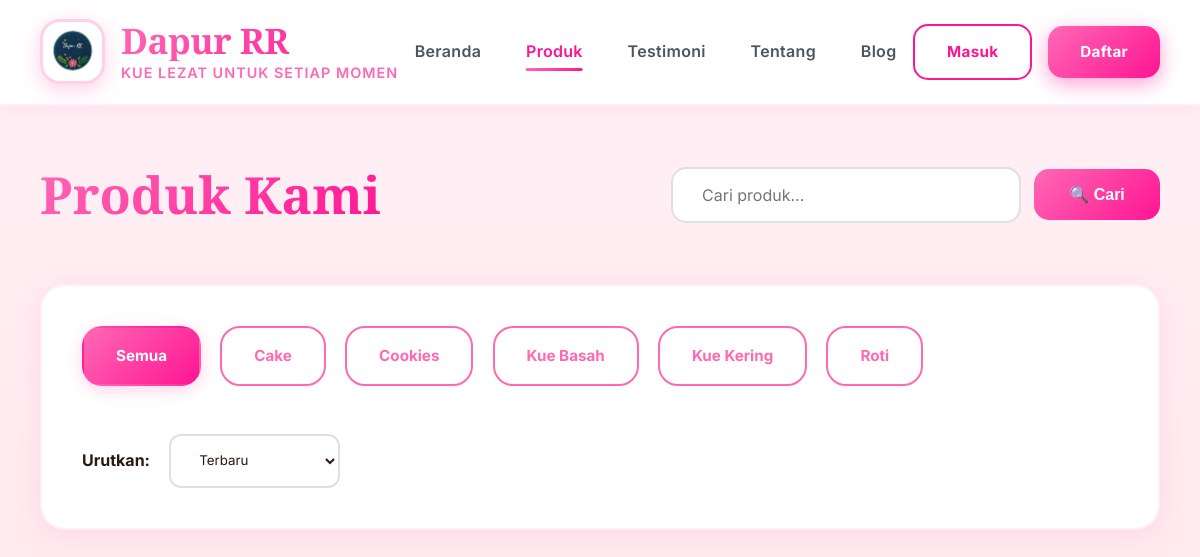
Page /produk.php on the earlier database version.
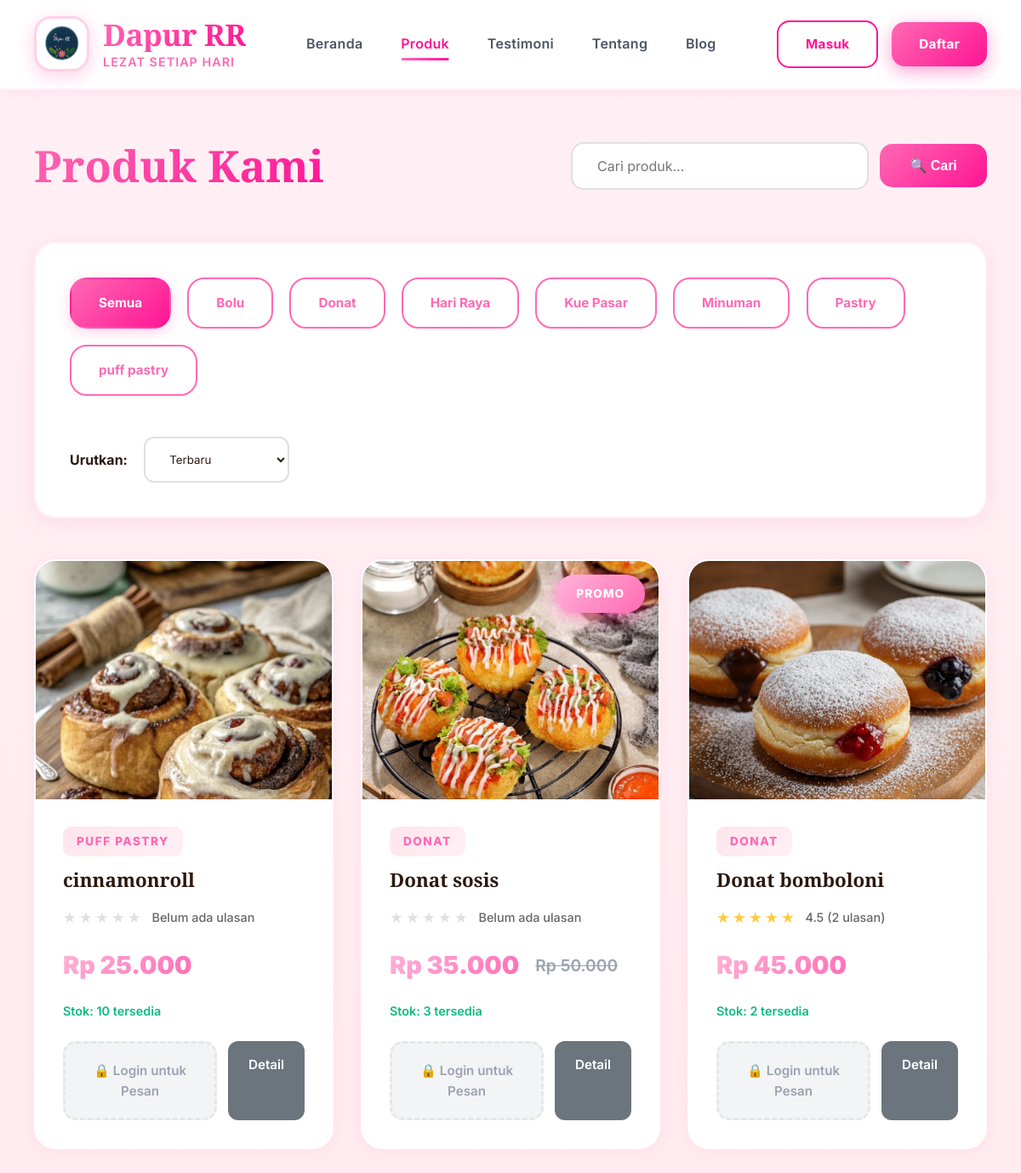
Same page on the later database version.
### tables this page shows
CREATE TABLE `pengaturan` (
  `id` int(11) NOT NULL,
  `nama_toko` varchar(100) DEFAULT 'Dapur RR',
  `tagline` varchar(255) DEFAULT NULL,
  `deskripsi` text DEFAULT NULL,
  `alamat` text DEFAULT NULL,
  `no_telepon` varchar(20) DEFAULT NULL,
  `email` varchar(100) DEFAULT NULL,
  `whatsapp` varchar(20) DEFAULT NULL,
  `logo` varchar(255) DEFAULT NULL,
  `favicon` varchar(255) DEFAULT NULL,
  `maps_embed` text DEFAULT NULL,
  `instagram` varchar(100) DEFAULT NULL,
  `facebook` varchar(100) DEFAULT NULL,
  `twitter` varchar(100) DEFAULT NULL,
  `jam_buka` varchar(100) DEFAULT NULL
);

CREATE TABLE `kategori` (
  `id` int(11) NOT NULL,
  `nama_kategori` varchar(100) NOT NULL,
  `deskripsi` text DEFAULT NULL,
  `gambar` varchar(255) DEFAULT NULL,
  `created_at` timestamp NOT NULL DEFAULT current_timestamp()
);

CREATE TABLE `produk` (
  `id` int(11) NOT NULL,
  `nama_produk` varchar(200) NOT NULL,
  `kategori_id` int(11) DEFAULT NULL,
  `deskripsi` text DEFAULT NULL,
  `harga` decimal(10,2) NOT NULL,
  `stok` int(11) DEFAULT 0,
  `gambar` varchar(255) DEFAULT NULL,
  `berat` int(11) DEFAULT 500,
  `is_promo` tinyint(1) DEFAULT 0,
  `harga_promo` decimal(10,2) DEFAULT NULL,
  `created_at` timestamp NOT NULL DEFAULT current_timestamp(),
  `updated_at` timestamp NULL DEFAULT NULL ON UPDATE current_timestamp()
);

### config/database.php (called while the page is built, shortened)
<?php
function isLoggedIn() {
    return isset($_SESSION['user_id']);
}
function formatRupiah($angka) {
    return "Rp " . number_format($angka, 0, ',', '.');
}
?>

### produk.php (the view, shortened to what the changed rows need)
<?php
require_once 'config/database.php';
$conn = getConnection();
$pengaturan = $conn->query("SELECT * FROM pengaturan LIMIT 1")->fetch_assoc();
$kategoriId = $_GET['kategori'] ?? '';
$sort = $_GET['sort'] ?? 'terbaru';
$query = "SELECT p.*, k.nama_kategori,
          COALESCE(AVG(rp.rating), 0) as avg_rating,
          COUNT(rp.id) as total_reviews
          FROM produk p
          LEFT JOIN kategori k ON p.kategori_id = k.id
          LEFT JOIN rating_produk rp ON p.id = rp.produk_id
          WHERE p.stok > 0";
$query .= " GROUP BY p.id";
switch($sort) {
    default:
        $query .= " ORDER BY p.created_at DESC";
}
$produk = $conn->query($query);
$kategori = $conn->query("SELECT * FROM kategori ORDER BY nama_kategori ASC");
$isLoggedIn = isLoggedIn();
?>
<!DOCTYPE html>
<html lang="id">
<head>
</head>
<body>
   <header>
    <div class="header-top">
        <div class="logo">
            <?php
            $logo_paths = [
                'uploads/logo/logo-dapurr.png',
                'uploads/logo/logo.png',
                'images/logo.png',
                'assets/logo.png',
                'logo.png'
            ];
            foreach($logo_paths as $path) {
                if(file_exists($path)) {
                    echo '<img src="' . $path . '" alt="Logo" class="logo-image">';
                    break;
                }
            }
            ?>
            <div class="logo-text">
                <h1><?php echo htmlspecialchars($pengaturan['nama_toko']); ?></h1>
                <p><?php echo htmlspecialchars($pengaturan['tagline']); ?></p>
            </div>
        </div>
    </div>
</header>
    <div class="container">
        <div class="page-header">
            <h1 class="page-title">Produk Kami</h1>
        </div>
        <div class="filter-section">
            <div class="category-pills">
                <a href="produk.php" class="category-pill <?php echo !$kategoriId ? 'active' : ''; ?>">Semua</a>
                <?php while($kat = $kategori->fetch_assoc()): ?>
                <a href="produk.php?kategori=<?php echo $kat['id']; ?>" class="category-pill <?php echo $kategoriId == $kat['id'] ? 'active' : ''; ?>">
                    <?php echo htmlspecialchars($kat['nama_kategori']); ?>
                </a>
                <?php endwhile; ?>
            </div>
        </div>
        <?php if ($produk->num_rows === 0): ?>
        <div class="no-products">
            <div style="font-size: 5rem; margin-bottom: 1rem;">🔍</div>
            <h2>Produk Tidak Ditemukan</h2>
            <p>Tidak ada produk yang sesuai dengan pencarian Anda</p>
            <a href="produk.php" class="btn btn-primary" style="display: inline-block; margin-top: 2rem; text-decoration: none;">Lihat Semua Produk</a>
        </div>
        <?php else: ?>
        <div class="product-grid">
            <?php while($p = $produk->fetch_assoc()): ?>
            <div class="product-card">
                <div class="product-image">
                    <?php if ($p['gambar'] && file_exists($p['gambar'])): ?>
                        <img src="<?php echo htmlspecialchars($p['gambar']); ?>" alt="<?php echo htmlspecialchars($p['nama_produk']); ?>">
                    <?php else: ?>
                        🧁
                    <?php endif; ?>
                    <?php if ($p['is_promo']): ?>
                    <span class="product-badge">PROMO</span>
                    <?php endif; ?>
                </div>
                <div class="product-info">
                    <div class="product-category"><?php echo htmlspecialchars($p['nama_kategori']); ?></div>
                    <h3 class="product-name"><?php echo htmlspecialchars($p['nama_produk']); ?></h3>
                    <div class="product-rating">
                        <div class="stars">
                            <?php
                            $avgRating = round($p['avg_rating']);
                            for($i = 1; $i <= 5; $i++):
                            ?>
                                <span style="color: <?php echo $i <= $avgRating ? '#FFC93C' : '#E0E0E0'; ?>;">★</span>
                            <?php endfor; ?>
                        </div>
                        <span class="rating-text">
                            <?php if ($p['total_reviews'] > 0): ?>
                                <?php echo number_format($p['avg_rating'], 1); ?> (<?php echo $p['total_reviews']; ?> ulasan)
                            <?php else: ?>
                                Belum ada ulasan
                            <?php endif; ?>
                        </span>
                    </div>
                    <div class="product-price">
                        <?php if ($p['is_promo']): ?>
                            <span class="price-current"><?php echo formatRupiah($p['harga_promo']); ?></span>
                            <span class="price-old"><?php echo formatRupiah($p['harga']); ?></span>
                        <?php else: ?>
                            <span class="price-current"><?php echo formatRupiah($p['harga']); ?></span>
                        <?php endif; ?>
                    </div>
                    <p class="product-stock">Stok: <?php echo $p['stok']; ?> tersedia</p>
                    <div class="product-actions">
                        <?php if ($isLoggedIn): ?>
                        <form method="POST" action="keranjang-action.php" style="flex: 1;">
                            <input type="hidden" name="produk_id" value="<?php echo $p['id']; ?>">
                            <button type="submit" name="action" value="add" class="btn-cart">
                                🛒 Tambah
                            </button>
                        </form>
                        <?php else: ?>
                        <div class="btn-cart-disabled" title="Login untuk menambahkan ke keranjang">
                            🔒 Login untuk Pesan
                        </div>
                        <?php endif; ?>
                        <a href="detail-produk.php?id=<?php echo $p['id']; ?>" class="btn-detail">Detail</a>
                    </div>
                </div>
            </div>
            <?php endwhile; ?>
        </div>
        <?php endif; ?>
    </div>
</body>
</html>

Differences in the rows shown:
removed kategori: nama_kategori "Cake"
removed kategori: nama_kategori "Cookies"
removed kategori: nama_kategori "Kue Basah"
removed kategori: nama_kategori "Kue Kering"
removed kategori: nama_kategori "Roti"
changed pengaturan "Dapur RR": tagline "KUE LEZAT UNTUK SETIAP MOMEN" → "LEZAT SETIAP HARI"
added kategori: nama_kategori "Bolu"
added kategori: nama_kategori "Donat"
added kategori: nama_kategori "Hari Raya"
added kategori: nama_kategori "Kue Pasar"
added kategori: nama_kategori "Minuman"
added kategori: nama_kategori "Pastry"
added kategori: nama_kategori "puff pastry"
added produk: gambar (picture), kategori.nama_kategori "PUFF PASTRY", nama_produk "cinnamonroll", shows "Belum ada ulasan", harga "Rp 25.000", stok "10"
added produk: gambar (picture), is_promo "PROMO", kategori.nama_kategori "DONAT", nama_produk "Donat sosis", shows "Belum ada ulasan", harga_promo "Rp 35.000", harga "Rp 50.000", stok "3"
added produk: gambar (picture), kategori.nama_kategori "DONAT", nama_produk "Donat bomboloni", avg_rating "4.5", total_reviews "2", harga "Rp 45.000", stok "2"
